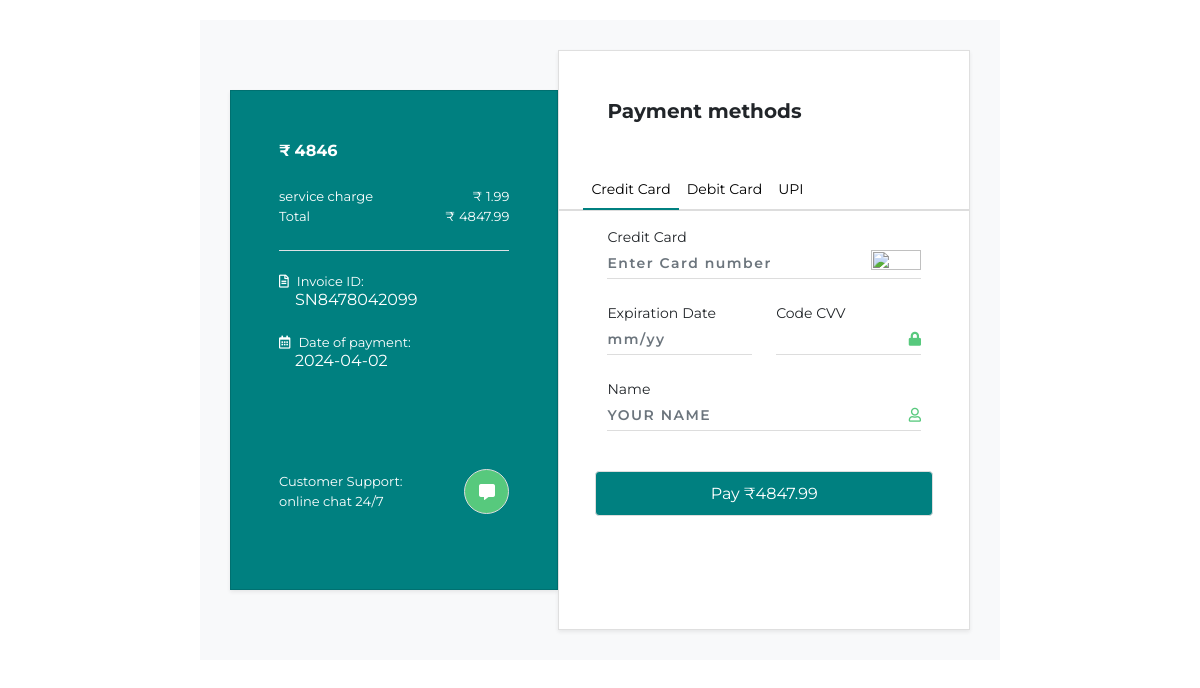
Page /onlinepay.php?oid=76 on the committed database.
### tables this page shows
CREATE TABLE `order_tbl` (
  `order_id` int(3) NOT NULL,
  `user_id` int(5) NOT NULL,
  `order_date` date NOT NULL DEFAULT current_timestamp(),
  `order_status` varchar(15) NOT NULL,
  `order_amount` int(6) NOT NULL,
  `discount` int(4) NOT NULL,
  `fname` varchar(10) NOT NULL,
  `lname` varchar(20) NOT NULL,
  `mobile` bigint(11) NOT NULL,
  `email` varchar(50) NOT NULL,
  `shipping_address` text NOT NULL,
  `shipping_status` varchar(15) NOT NULL
);

### onlinepay.php (the view, shortened to what this page needs)
<!DOCTYPE html>
<html lang="en">
<head>
    <link rel="stylesheet" href="https://cdn.jsdelivr.net/npm/bootstrap@5.0.1/dist/css/bootstrap.min.css">
    <link rel="stylesheet" href="https://cdn.jsdelivr.net/npm/bootstrap@5.0.1/dist/js/bootstrap.bundle.min.js">
    <link rel="stylesheet" href="https://cdnjs.cloudflare.com/ajax/libs/jquery/3.2.1/jquery.min.js">
    <link rel="stylesheet" href="https://use.fontawesome.com/releases/v5.7.2/css/all.css">
</head>
<?php
include 'connection.php';
if(isset($_GET['oid'])){
    $oid=$_GET['oid'];
}
?>
<body>
    <?php
    if(isset($_GET['oid'])){
    $sql="SELECT * FROM `order_tbl` WHERE order_id='$oid'";
    $result=$conn->query($sql);
    $row=$result->fetch_assoc();
    ?>
    <div class="container bg-light d-md-flex align-items-center">
        <div class="card box1 shadow-sm p-md-5 p-md-5 p-4">
            <div class="fw-bolder mb-4"><span >&#8377;</span><span class="ps-1"><?php echo $row['order_amount']; ?></span></div>
            <div class="d-flex flex-column">
                <div class="d-flex align-items-center justify-content-between text"> <span class="">service charge</span>
                    <span >&#8377;<span class="ps-1">1.99</span></span>
                </div>
                <div class="d-flex align-items-center justify-content-between text mb-4"> <span>Total</span> <span
                        >&#8377;<span class="ps-1"><?php echo ($row['order_amount']+1.99); ?></span></span> </div>
                <div class="border-bottom mb-4"></div>
                <div class="d-flex flex-column mb-4"> <span class="far fa-file-alt text"><span class="ps-2">Invoice
                            ID:</span></span> <span class="ps-3">SN8478042099</span> </div>
                <div class="d-flex flex-column mb-5"> <span class="far fa-calendar-alt text"><span class="ps-2">Date of
                            payment:</span></span> <span class="ps-3"><?php echo $row['order_date']; ?></span> </div>
                <div class="d-flex align-items-center justify-content-between text mt-5">
                    <div class="d-flex flex-column text"> <span>Customer Support:</span> <span>online chat 24/7</span>
                    </div>
                    <div class="btn btn-primary rounded-circle"><span class="fas fa-comment-alt"></span></div>
                </div>
            </div>
        </div>
        <div class="card box2 shadow-sm">
            <div class="d-flex align-items-center justify-content-between p-md-5 p-4"> <span
                    class="h5 fw-bold m-0">Payment methods</span>
                <div class="btn btn-primary bar">
                </div>
            </div>
            <ul class="nav nav-tabs mb-3 px-md-4 px-2">
                <li class="nav-item"> <a class="nav-link px-2 active credit" aria-current="page" href="#" id="credit" onclick="filterSelection('credit')">Credit Card</a> </li>
                <li class="nav-item"> <a class="nav-link px-2 debit" href="#" id="Debit" onclick="filterSelection('debit')">Debit Card</a> </li>
                <li class="nav-item"> <a class="nav-link px-2 upi" href="#" id="upi" onclick="filterSelection('upi')">UPI</a> </li>
            </ul>
            <div class="creditcrd filterdiv credit show">
            <form id="paymentFormCredit" action="#">
                <div class="row">
                    <div class="col-12">
                        <div class="d-flex flex-column px-md-5 px-4 mb-4"> <span>Credit Card</span>
                            <div class="inputWithIcon"> <input class="form-control" type="text"
                                    placeholder="Enter Card number" maxlength="16" minlength="16" required> <span class=""> <img
                                        src="https://www.freepnglogos.com/uploads/mastercard-png/mastercard-logo-logok-15.png"
                                        alt=""></span> </div>
                        </div>
                    </div>
                    <div class="col-md-6">
                        <div class="d-flex flex-column ps-md-5 px-md-0 px-4 mb-4"> <span>Expiration<span
                                    class="ps-1">Date</span></span>
                            <div class="inputWithIcon"> <input type="text" class="form-control" placeholder="mm/yy" required>
                             </div>
                        </div>
                    </div>
                    <div class="col-md-6">
                        <div class="d-flex flex-column pe-md-5 px-md-0 px-4 mb-4"> <span>Code CVV</span>
                            <div class="inputWithIcon"> <input type="password" class="form-control" maxlength="3" minlength="3" required> <span
                                    class="fas fa-lock"></span> </div>
                        </div>
                    </div>
                    <div class="col-12">
                        <div class="d-flex flex-column px-md-5 px-4 mb-4"> <span>Name</span>
                            <div class="inputWithIcon"> <input class="form-control text-uppercase" type="text"
                                    placeholder="Your name " required> <span class="far fa-user"></span> </div>
                        </div>
                    </div>
                    <div class="col-12 px-md-5 px-4 mt-3">
                        <div class="btn submit btn-primary w-100" onclick="myFunction('paymentFormCredit')">Pay &#8377;<?php echo ($row['order_amount']+1.99); ?> </div>
                    </div>
                </div>
            </form>
            </div>
        </div>
    </div>
    <?php
}
?>
</body>
</html>

### onlinepay.php (style rules this page uses)
* { margin: 0; padding: 0; box-sizing: border-box; list-style: none; font-family: 'Montserrat', sans-serif }
.container { margin: 20px auto; width: 800px; padding: 30px }
.card.box1 { width: 350px; height: 500px; background-color: teal; color: white; border-radius: 0 }
.card.box2 { width: 450px; height: 580px; background-color: #ffffff; border-radius: 0 }
.text { font-size: 13px }
.box2 .btn.btn-primary.bar { width: 20px; background-color: transparent; border: none; color: teal }
.box1 .btn.btn-primary { background-color: #57c97d; width: 45px; height: 45px; display: flex; justify-content: center; align-items: center; border: 1px solid #ddd }
.nav.nav-tabs { border: none; border-bottom: 2px solid #ddd }
.nav.nav-tabs .nav-item .nav-link { border: none; color: black; border-bottom: 2px solid transparent; font-size: 14px }
.nav.nav-tabs .nav-item .nav-link.active { border: none; border-bottom: 2px solid teal }
.form-control { border: none; border-bottom: 1px solid #ddd; box-shadow: none; height: 20px; font-weight: 600; font-size: 14px; padding: 15px 0px; letter-spacing: 1.5px; border-radius: 0 }
.inputWithIcon { position: relative }
img { width: 50px; height: 20px; object-fit: cover }
.inputWithIcon span { position: absolute; right: 0px; bottom: 9px; color: #57c97d; cursor: pointer; transition: 0.3s; font-size: 14px }
form { font-size: 14px }
form .btn.btn-primary { width: 100%; height: 45px; display: flex; flex-direction: column; justify-content: center; align-items: center; background-color: teal; border: 1px solid #ddd }
.filterdiv { display:none; }
.show { display:block; }

### rows in the picture
order_tbl: order_amount "4846", $row['order_amount']+1.99 "4847.99", order_date "2024-04-02"
